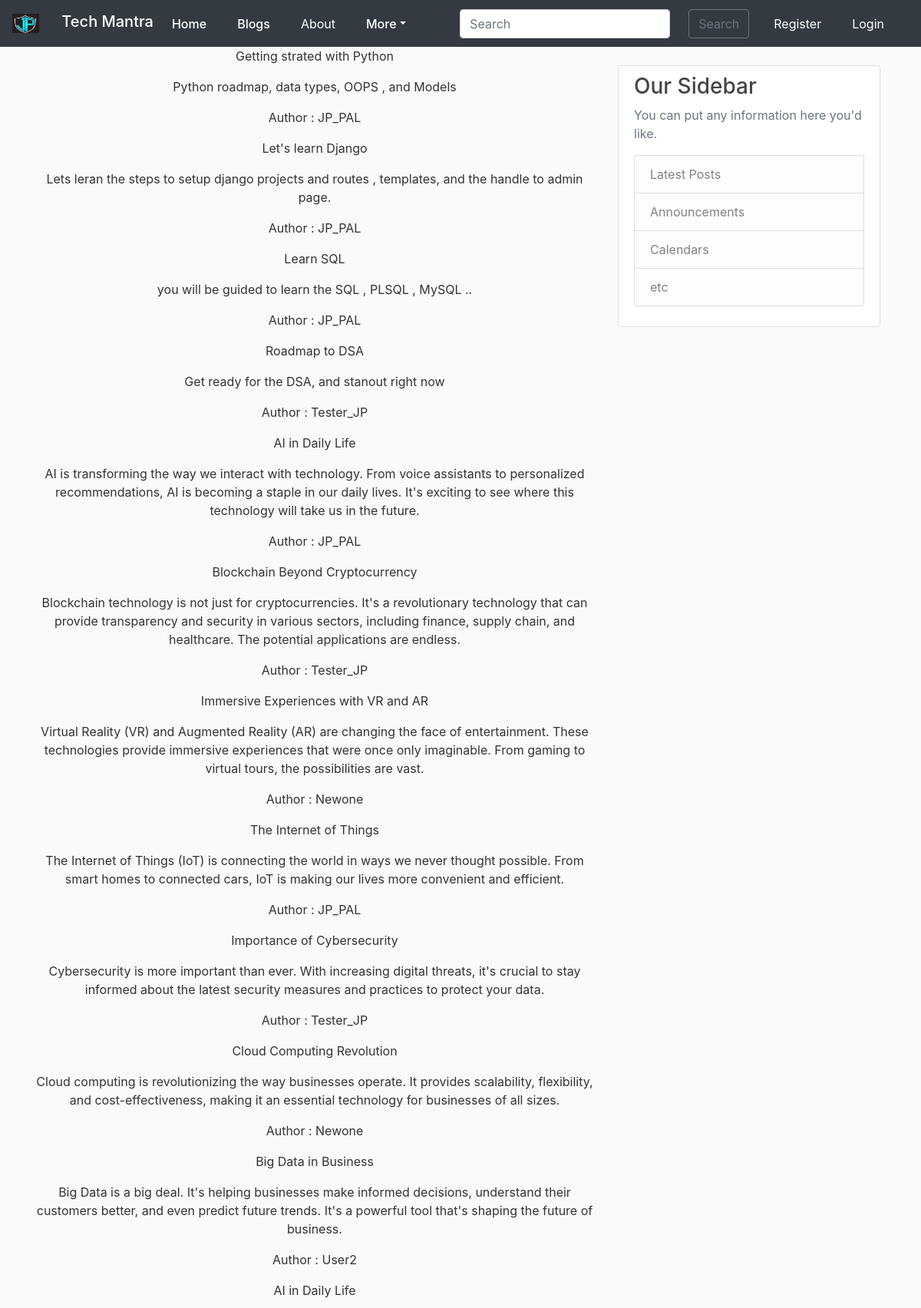
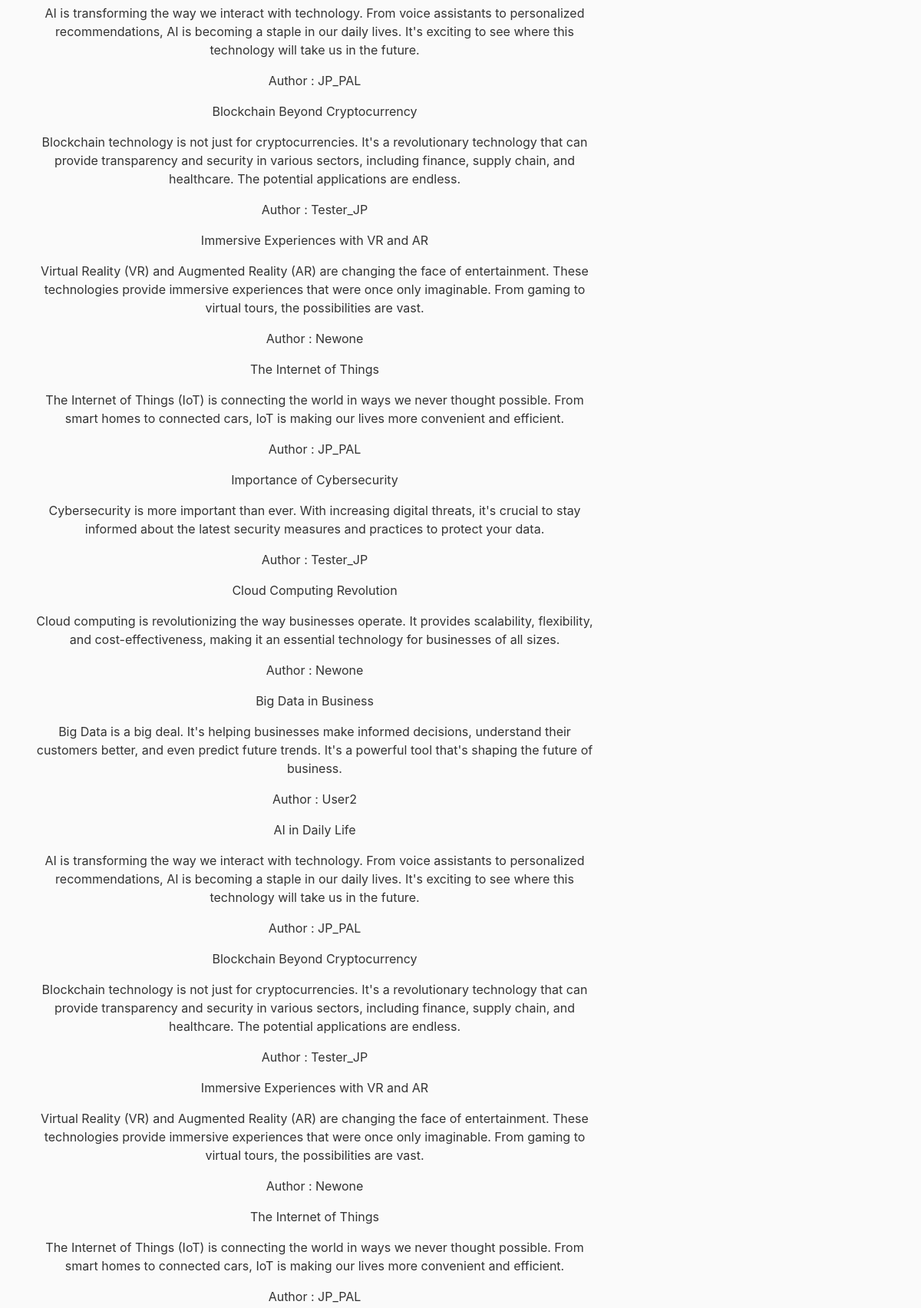
The app's page /search/ (upper part) with its own data (2 pictures, top to bottom).
### blog_app/models.py (models this page shows, shortened)
class Post(models.Model): #inheriting model form models , so each class is now going to be it's own table in database
    title= models.CharField(max_length=100) #title is aatribute of table , each attribute will be different field in database
    content = models.TextField()
    date_posted = models.DateTimeField(default=timezone.now) # or can use: auto_now_add=True, for last_update
    author = models.ForeignKey(User, on_delete=models.CASCADE) #the post models having relation to user as a one to Many

### blog_app/views.py (the view, shortened to what this page needs)
# urls.py: path('search/',views.search,name = 'blog_app-search'),
def search(request):
    results = Post.objects.all()
    context = {
        'results' :results,
        'query_title': 'all Results',
        'query': ''
    }
    query = request.POST.get('query')
    return render(request , 'blog_app/search.html', context)

### blog_app/templates/blog_app/search.html
{% extends 'blog_app/base.html' %}
{% load highlight %}
{% block content %}
<center>
  {% for result in results %}
  <p>{{ result.title }}</p>
  <p>{{ result.content}} </p>
  <p> Author : {{ result.author}}</p>
  {% endfor %}
</center>
{% endblock %}

### blog_app/static/blog_app/main.css (style rules this page uses)
body { background: #fafafa; color: #333333; }

### records on screen
Post: title "Getting strated with Python", content "Python roadmap, data types, OOPS , and Models", author "JP_PAL"
Post: title "Let's learn Django", content "Lets leran the steps to setup django projects and routes , templates, and the handle to admin page.", author "JP_PAL"
Post: title "Learn SQL", content "you will be guided to learn the SQL , PLSQL , MySQL ..", author "JP_PAL"
Post: title "Roadmap to DSA", content "Get ready for the DSA, and stanout right now", author "Tester_JP"
Post: title "AI in Daily Life", content "AI is transforming the way we interact with technology. From voice assistants to personalized recommendations, AI is becoming a staple in our daily lives. It's exciting to see where this technology will take us in the future.", author "JP_PAL"
Post: title "Blockchain Beyond Cryptocurrency", content "Blockchain technology is not just for cryptocurrencies. It's a revolutionary technology that can provide transparency and security in various sectors, including finance, supply chain, and healthcare. The potential applications are endless.", author "Tester_JP"
Post: title "Immersive Experiences with VR and AR", content "Virtual Reality (VR) and Augmented Reality (AR) are changing the face of entertainment. These technologies provide immersive experiences that were once only imaginable. From gaming to virtual tours, the possibilities are vast.", author "Newone"
Post: title "The Internet of Things", content "The Internet of Things (IoT) is connecting the world in ways we never thought possible. From smart homes to connected cars, IoT is making our lives more convenient and efficient.", author "JP_PAL"
Post: title "Importance of Cybersecurity", content "Cybersecurity is more important than ever. With increasing digital threats, it's crucial to stay informed about the latest security measures and practices to protect your data.", author "Tester_JP"
Post: title "Cloud Computing Revolution", content "Cloud computing is revolutionizing the way businesses operate. It provides scalability, flexibility, and cost-effectiveness, making it an essential technology for businesses of all sizes.", author "Newone"
Post: title "Big Data in Business", content "Big Data is a big deal. It's helping businesses make informed decisions, understand their customers better, and even predict future trends. It's a powerful tool that's shaping the future of business.", author "User2"
Post: title "AI in Daily Life", content "AI is transforming the way we interact with technology. From voice assistants to personalized recommendations, AI is becoming a staple in our daily lives. It's exciting to see where this technology will take us in the future.", author "JP_PAL"
Post: title "Blockchain Beyond Cryptocurrency", content "Blockchain technology is not just for cryptocurrencies. It's a revolutionary technology that can provide transparency and security in various sectors, including finance, supply chain, and healthcare. The potential applications are endless.", author "Tester_JP"
Post: title "Immersive Experiences with VR and AR", content "Virtual Reality (VR) and Augmented Reality (AR) are changing the face of entertainment. These technologies provide immersive experiences that were once only imaginable. From gaming to virtual tours, the possibilities are vast.", author "Newone"
Post: title "The Internet of Things", content "The Internet of Things (IoT) is connecting the world in ways we never thought possible. From smart homes to connected cars, IoT is making our lives more convenient and efficient.", author "JP_PAL"
Post: title "Importance of Cybersecurity", content "Cybersecurity is more important than ever. With increasing digital threats, it's crucial to stay informed about the latest security measures and practices to protect your data.", author "Tester_JP"
Post: title "Cloud Computing Revolution", content "Cloud computing is revolutionizing the way businesses operate. It provides scalability, flexibility, and cost-effectiveness, making it an essential technology for businesses of all sizes.", author "Newone"
Post: title "Big Data in Business", content "Big Data is a big deal. It's helping businesses make informed decisions, understand their customers better, and even predict future trends. It's a powerful tool that's shaping the future of business.", author "User2"
Post: title "AI in Daily Life", content "AI is transforming the way we interact with technology. From voice assistants to personalized recommendations, AI is becoming a staple in our daily lives. It's exciting to see where this technology will take us in the future.", author "JP_PAL"
Post: title "Blockchain Beyond Cryptocurrency", content "Blockchain technology is not just for cryptocurrencies. It's a revolutionary technology that can provide transparency and security in various sectors, including finance, supply chain, and healthcare. The potential applications are endless.", author "Tester_JP"
Post: title "Immersive Experiences with VR and AR", content "Virtual Reality (VR) and Augmented Reality (AR) are changing the face of entertainment. These technologies provide immersive experiences that were once only imaginable. From gaming to virtual tours, the possibilities are vast.", author "Newone"
Post: title "The Internet of Things", content "The Internet of Things (IoT) is connecting the world in ways we never thought possible. From smart homes to connected cars, IoT is making our lives more convenient and efficient.", author "JP_PAL"
